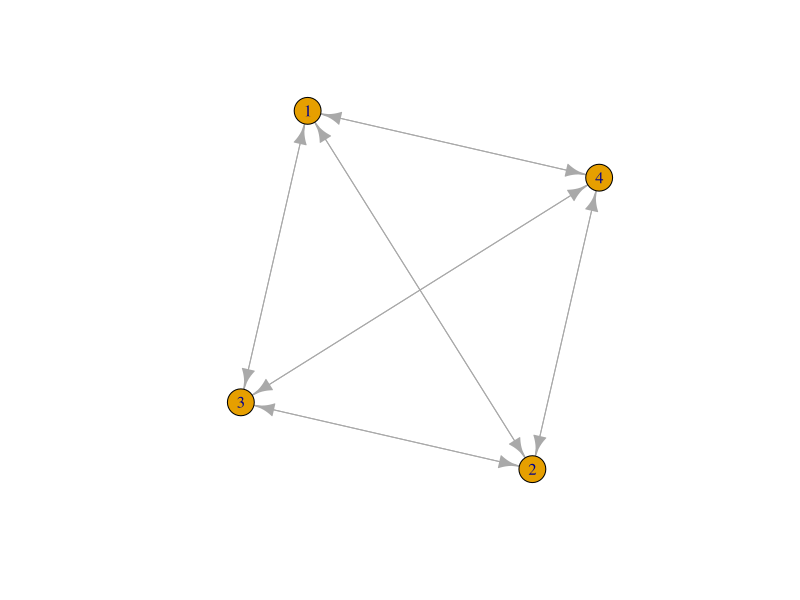
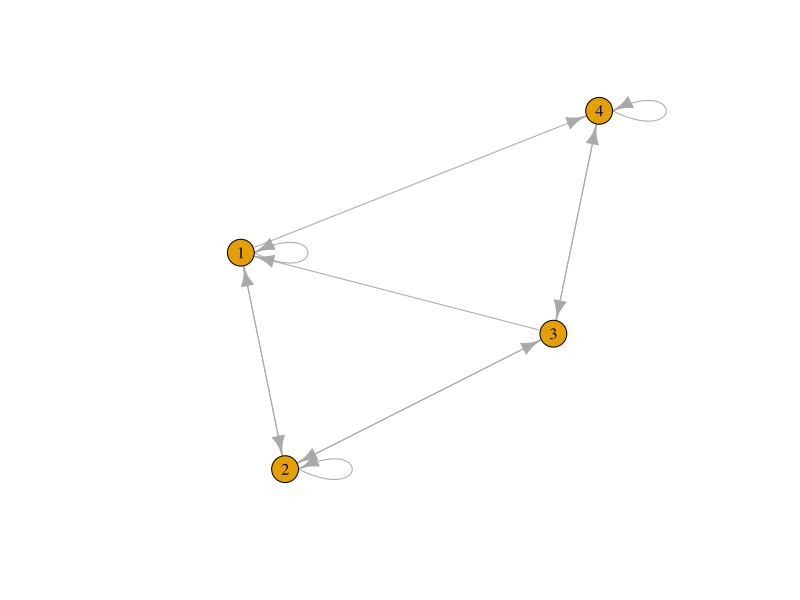
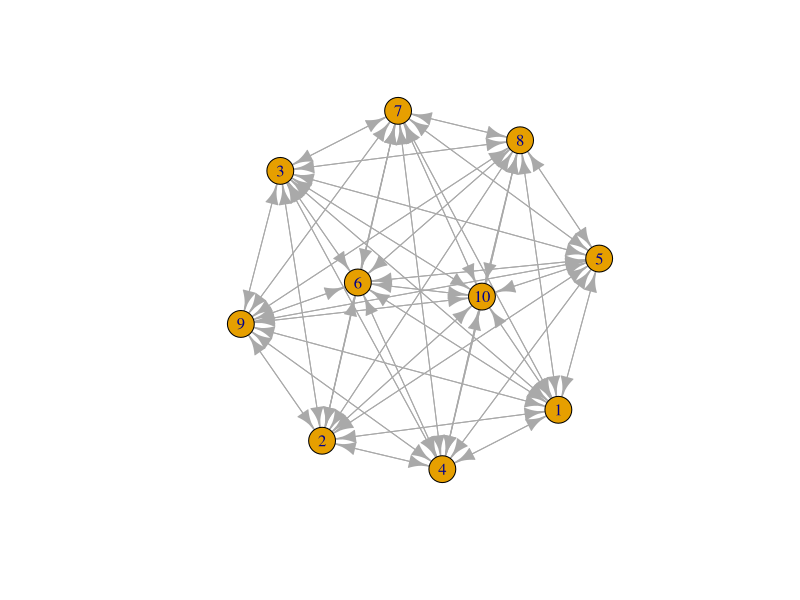

The R script that drew these images, in order:
## ---- chunk 1

numbers <- round(runif(10000), 0)

fake <- matrix(data = numbers, nrow = 100, ncol = 100, byrow = FALSE,
       dimnames = NULL)

diag(fake) <- 0

rowSums(fake)

mean(fake)

# Transposing the matrix
transposed_fake <- t(fake)
print(fake)

sum(fake, na.rm = FALSE)

## ---- chunk 2
library(tidyr)
## ---- chunk 3
numbers <- round(runif(10000), 0)

small <- matrix(data = numbers, nrow = 4, ncol = 4, byrow = FALSE,
       dimnames = NULL)
print(small)

diag(small) <- 0
print(small)

trans_small <- t(small)

very_small <- small + trans_small

very_small <- ifelse(very_small==2,1,0)
## ---- chunk 4
numbers <- round(runif(10000), 0)

medium <- matrix(data = numbers, nrow = 5, ncol = 5, byrow = FALSE,
       dimnames = NULL)

diag(medium) <- 0

trans_medium <- t(medium)

very_medium <- medium + trans_medium

very_medium <- ifelse(very_medium==2, 1,0)
## ---- chunk 5
# install.packages("igraph")
library(igraph)

set.seed(123643)
network1 <- matrix(sample(0:1, 16, replace = TRUE), nrow = 4, ncol = 4, byrow = FALSE,
       dimnames = NULL)

net_un <- network1 + t(network1)

net_un <- ifelse(net_un==2,1,
                 ifelse(1,1,0))

diag(net_un) <- 0

netGraph <- graph_from_adjacency_matrix(net_un)
class(netGraph)
plot(netGraph)
igraph::transitivity(netGraph, type = "undirected") 
netGraph

dyad_census(netGraph)

?igraph

netGraph_di <- graph_from_adjacency_matrix(network1)
class(netGraph_di)
plot(netGraph_di)
igraph::transitivity(netGraph_di, type = "undirected") 

triad_census(netGraph)
## ---- chunk 6
# install.packages("sna")

bignumbers <- round(runif(10000), 0)

big <- matrix(data = bignumbers, nrow = 10, ncol = 10, byrow = FALSE,
       dimnames = NULL)

big_un <- big + t(big)

big_un <- ifelse(big_un==2,1,
                 ifelse(1,1,0))

diag(big_un) <- 0

bigGraph <- graph_from_adjacency_matrix(big_un)
class(bigGraph)
plot(bigGraph)
igraph::transitivity(bigGraph, type = "undirected")

## ---- chunk 7

library(foreign)

# LISS <- read.rdata('/Users/ghislaine/Downloads/Uni RU/Social Networks/partner_dataprepped.Rdata')

## ---- chunk 8
# install.packages("formatR")
library(formatR)
